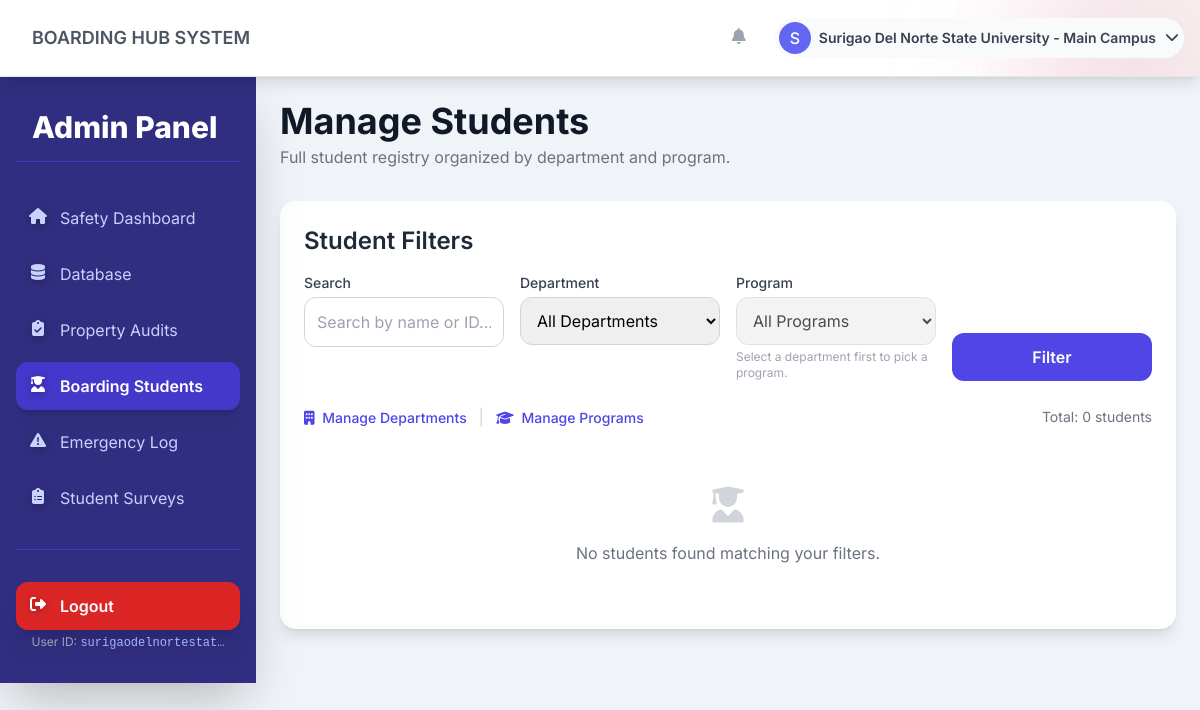
Before: /admin-panel/students/ (signed in) with the older database file.
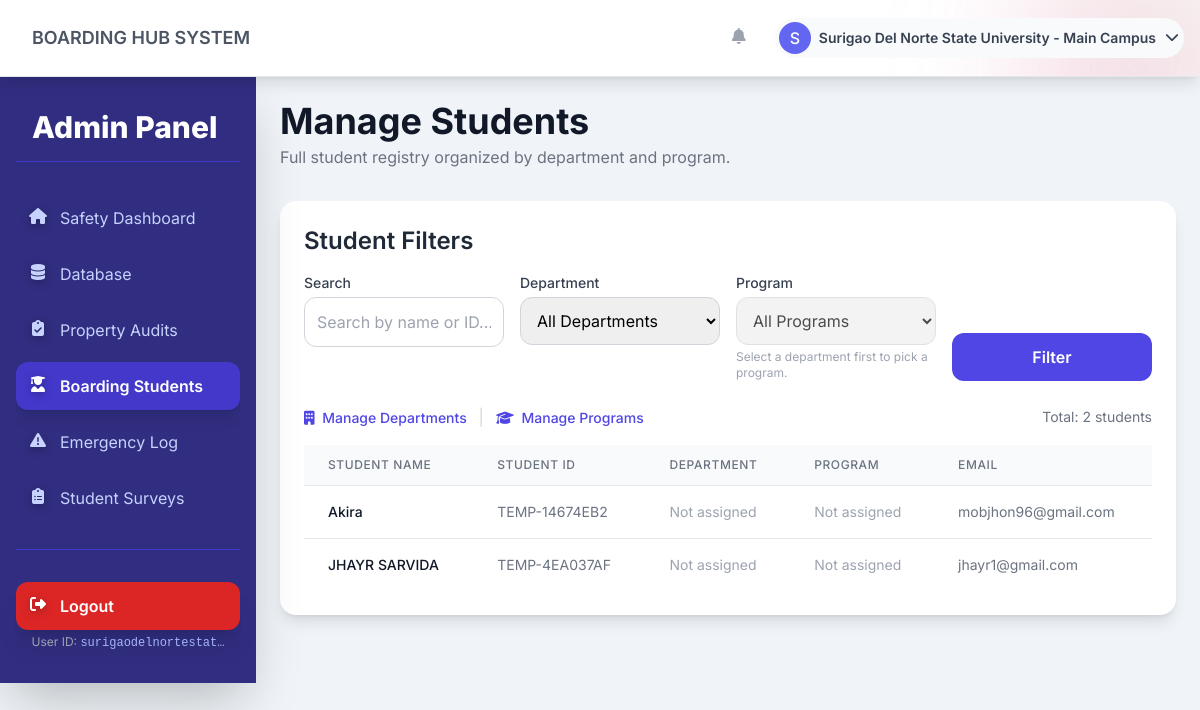
After: the same page with the newer database file.
### core/models.py (models this page shows, shortened)
class Student(models.Model):
    user = models.OneToOneField(
        User, on_delete=models.CASCADE, related_name="student_profile"
    )
    student_id = models.CharField(max_length=50, unique=True)
    school = models.ForeignKey(
        School,
        on_delete=models.SET_NULL,
        null=True,
        blank=True,
        related_name="students",
    )
    department = models.ForeignKey(
        Department,
        on_delete=models.SET_NULL,
        null=True,
        blank=True,
        related_name="students",
    )
    program = models.ForeignKey(
        Program,
        on_delete=models.SET_NULL,
        null=True,
        blank=True,
        related_name="students",
    )
    course = models.CharField(
        max_length=200, blank=True, help_text="Course/Program of study (legacy field)"
    )
    year_level = models.CharField(
        max_length=50, blank=True, help_text="e.g., 1st Year, 2nd Year"
    )
    date_of_birth = models.DateField(null=True, blank=True)
    emergency_contact_name = models.CharField(max_length=100, blank=True)
    emergency_contact_phone = models.CharField(max_length=20, blank=True)
    created_at = models.DateTimeField(auto_now_add=True)
    updated_at = models.DateTimeField(auto_now=True)
    class Meta:
        ordering = ["student_id"]

### admin_panel/views.py (the view, shortened to what this page needs)
# urls.py: path('students/', views.boarding_students, name='students'),
@school_admin_required
def boarding_students(request):
    profile = request.user.profile
    students = Student.objects.filter(school=profile.school).select_related('user', 'department', 'program').order_by('student_id')
    search_query = request.GET.get('search', '')
    department_id = request.GET.get('department', '')
    program_id = request.GET.get('program', '')
    if department_id:
        students = students.filter(department_id=department_id)
    if program_id:
        students = students.filter(program_id=program_id)
    departments = Department.objects.filter(school=profile.school, is_active=True).order_by('name')
    programs = Program.objects.filter(department__school=profile.school, is_active=True).select_related('department').order_by('name')
    context = {
        'students': students,
        'search_query': search_query,
        'departments': departments,
        'programs': programs,
        'selected_department': department_id,
        'selected_program': program_id,
    }
    return render(request, 'admin_panel/boarding_students.html', context)

### templates/admin_panel/boarding_students.html (shortened to what the changed rows need)
{% extends 'base.html' %}
{% block content %}
<header class="mb-8">
    <h2 class="text-4xl font-bold text-gray-900">Manage Students</h2>
</header>
<div class="bg-white p-6 rounded-2xl shadow-lg mb-8">
    <div class="mb-4 flex justify-between items-center">
        <div>
            <a href="{% url 'admin_panel:manage_departments' %}" class="text-indigo-600 hover:text-indigo-800 font-medium text-sm">
            </a>
            <span class="mx-2 text-gray-300">|</span>
            <a href="{% url 'admin_panel:manage_programs' %}" class="text-indigo-600 hover:text-indigo-800 font-medium text-sm">
            </a>
        </div>
        <div class="text-sm text-gray-500">
            Total: {{ students|length }} student{{ students|length|pluralize }}
        </div>
    </div>
    <div class="overflow-x-auto" id="students-container" style="max-height: 600px; overflow-y: auto;">
        {% if students %}
        <table class="min-w-full divide-y divide-gray-200">
            <thead class="bg-gray-50">
                <tr>
                    <th scope="col" class="px-6 py-3 text-left text-xs font-medium text-gray-500 uppercase tracking-wider">Student Name</th>
                    <th scope="col" class="px-6 py-3 text-left text-xs font-medium text-gray-500 uppercase tracking-wider">Student ID</th>
                    <th scope="col" class="px-6 py-3 text-left text-xs font-medium text-gray-500 uppercase tracking-wider">Department</th>
                    <th scope="col" class="px-6 py-3 text-left text-xs font-medium text-gray-500 uppercase tracking-wider">Program</th>
                    <th scope="col" class="px-6 py-3 text-left text-xs font-medium text-gray-500 uppercase tracking-wider">Email</th>
                </tr>
            </thead>
            <tbody class="bg-white divide-y divide-gray-200">
                {% for student in students %}
                <tr class="hover:bg-gray-50">
                    <td class="px-6 py-4 whitespace-nowrap text-sm font-medium text-gray-900">{{ student.user.get_full_name|default:student.user.username }}</td>
                    <td class="px-6 py-4 whitespace-nowrap text-sm text-gray-500">{{ student.student_id }}</td>
                    <td class="px-6 py-4 whitespace-nowrap text-sm text-gray-500">
                        {% if student.department %}
                            <span class="px-2 py-1 bg-indigo-100 text-indigo-800 rounded-full text-xs">{{ student.department.code|default:student.department.name }}</span>
                        {% else %}
                            <span class="text-gray-400">Not assigned</span>
                        {% endif %}
                    </td>
                    <td class="px-6 py-4 whitespace-nowrap text-sm text-gray-500">
                        {% if student.program %}
                            <span class="px-2 py-1 bg-green-100 text-green-800 rounded-full text-xs">{{ student.program.code|default:student.program.name }}</span>
                        {% else %}
                            <span class="text-gray-400">Not assigned</span>
                        {% endif %}
                    </td>
                    <td class="px-6 py-4 whitespace-nowrap text-sm text-gray-500">{{ student.user.email }}</td>
                </tr>
                {% endfor %}
            </tbody>
        </table>
        {% else %}
        <div class="text-center py-10 text-gray-500">
            <i class="fas fa-user-graduate text-4xl mb-4 text-gray-300"></i>
            <p>No students found matching your filters.</p>
        </div>
        {% endif %}
    </div>
</div>
{% endblock %}

Changed rows visible on the page:
added Student: user.get_full_name "Akira", student_id "TEMP-14674EB2", shows "Not assigned", user.email "mobjhon96@gmail.com"
now on this page (row edited): Student: user.get_full_name "JHAYR SARVIDA", student_id "TEMP-4EA037AF", shows "Not assigned", user.email "jhayr1@gmail.com"
Other visible differences:
{{ students|length }}: "0" → "2"
text no longer shown: "No students found matching your filters."
text now shown: "STUDENT NAME STUDENT ID DEPARTMENT PROGRAM EMAIL"
